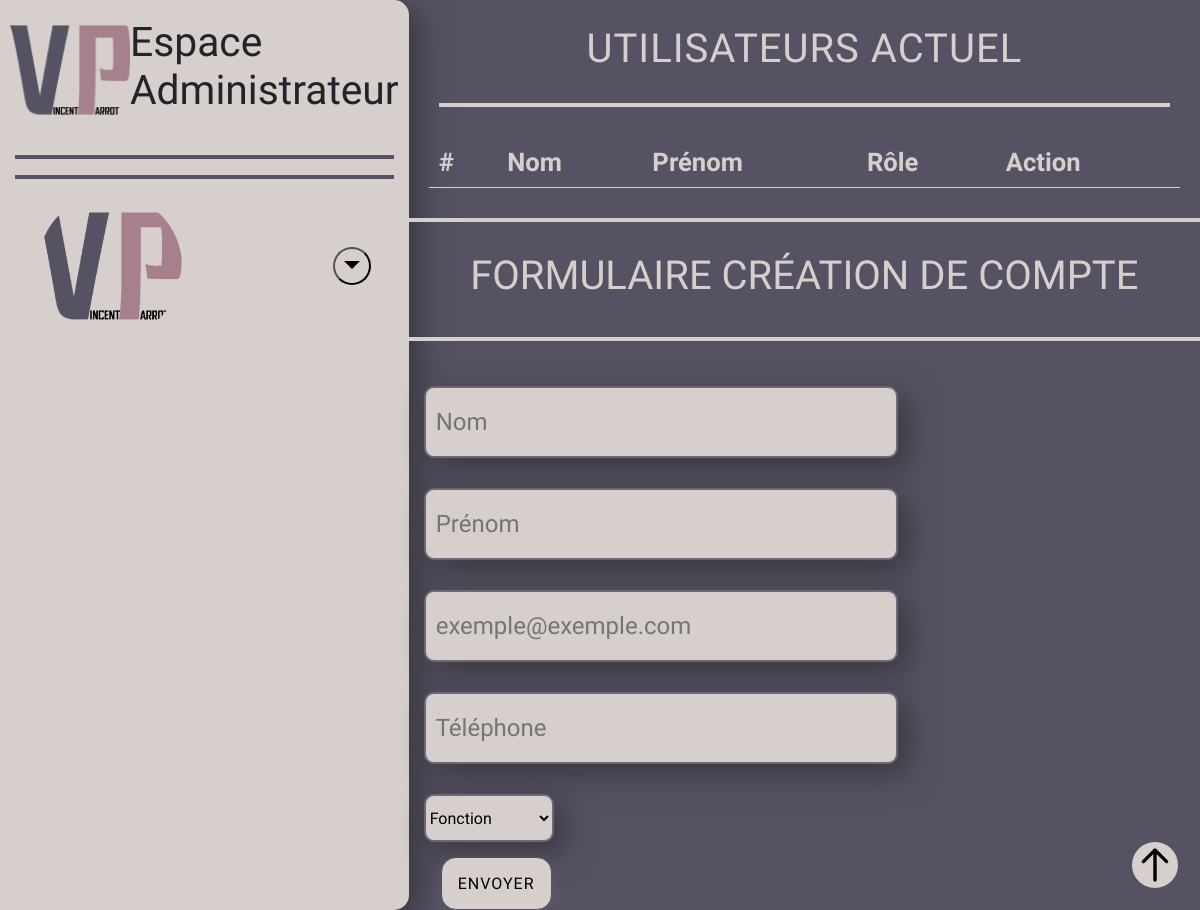
Page /admin/add-user.php on the earlier database version.
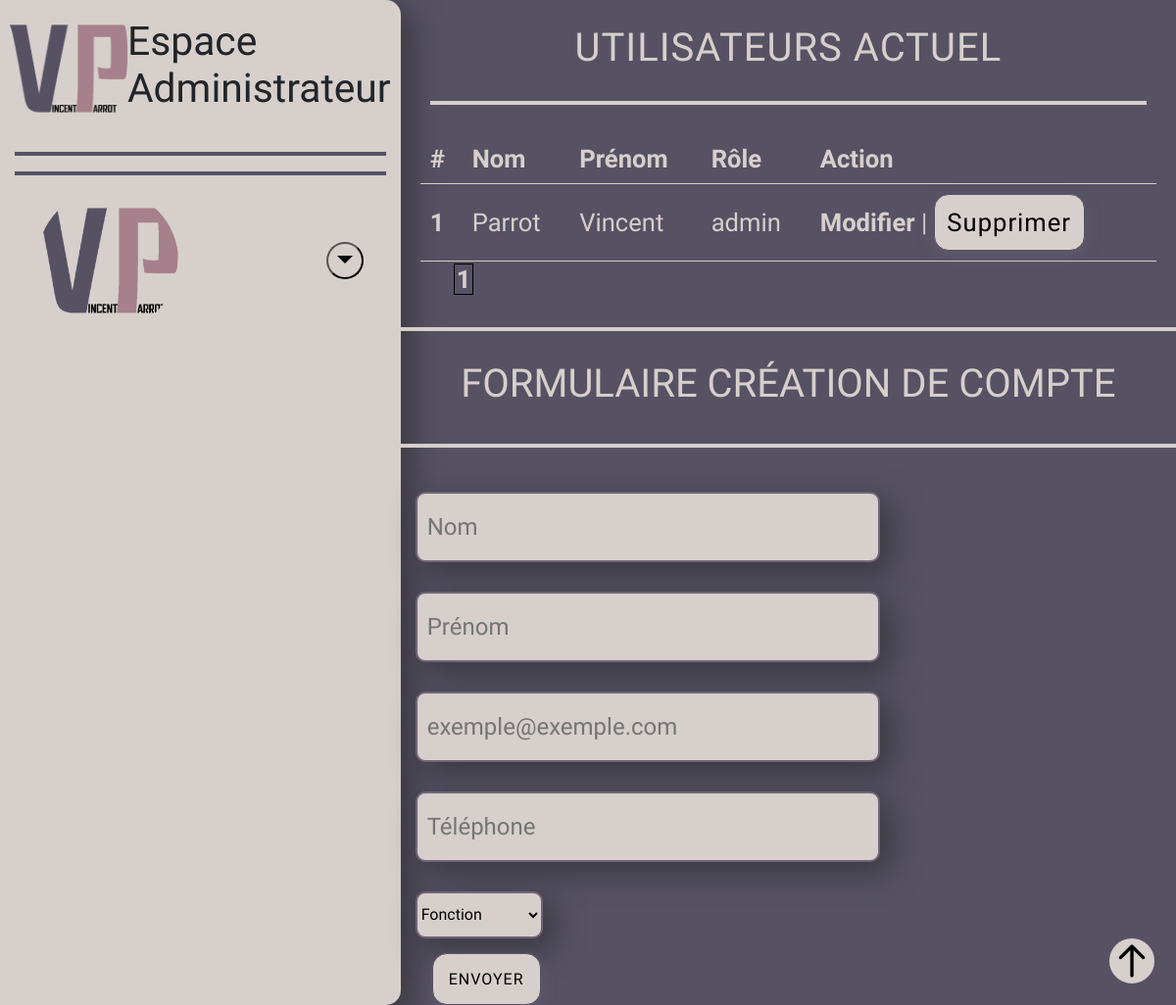
Same page on the later database version.
### tables this page shows
CREATE TABLE user (
    user_id INT AUTO_INCREMENT PRIMARY KEY,
    lastname VARCHAR(255) NOT NULL ,
    firstname VARCHAR(255) NOT NULL ,
    email VARCHAR(255) NOT NULL ,
    password VARCHAR(255) NOT NULL ,
    role VARCHAR(20) NOT NULL
);

### lib/user.php (called while the page is built, shortened)
<?php
function getUser(PDO $pdo, int $limit = null, int $page = null):array|bool
{
    $sql = "SELECT * FROM user";
    if($page){
        $sql .=" LIMIT :offset, :limit";
    }
    $query = $pdo->prepare($sql);
    if($limit){
        $query->bindValue(":limit", $limit, PDO::PARAM_INT);
    }
    if($page){
        $offset = ($page - 1) * $limit;
        $query->bindValue(":offset", $offset, PDO::PARAM_INT);
    }
    $query->execute();
    $users = $query->fetchAll(PDO::FETCH_ASSOC);
    return $users;
}
function getTotalPageUser(PDO $pdo):int
{
    $sql = "SELECT COUNT(*) FROM user";
    $query = $pdo->prepare($sql);
    $query->execute();
    $nbPageUser = $query->fetchAll(PDO::FETCH_ASSOC);
    return $nbPageUser["0"]["COUNT(*)"];
}

### admin/add-user.php (the view, shortened to what this page needs)
<?php
require_once ("../lib/pdo.php");
require_once ("../lib/user.php");
require_once ('template-admin/header-admin.php');
if (isset($_GET["page"])) {
    $page = (int)$_GET["page"];
}else {
    $page = 1;
}
$users = getUser($pdo, _ADMIN_CAR_PER_PAGE_, $page);
$totalUsers = getTotalPageUser($pdo);
$totalPageUsers = ceil($totalUsers / _ADMIN_CAR_PER_PAGE_);
?>
<section class="flux">
    <h2 class="title-h2">Utilisateurs actuel</h2>
    <div class="line-style"></div>
    <div class="section-admin__crud__description">
        <table class="table-style">
            <thead>
                <tr>
                    <th scope="col">#</th>
                    <th scope="col">Nom</th>
                    <th scope="col">Prénom</th>
                    <th scope="col">Rôle</th>
                    <th scope="col">Action</th>
                </tr>
            </thead>
            <tbody>
                <?php foreach ($users as $key => $user) {?>
                    <tr>
                        <th scope="row"><?= htmlentities($user["user_id"]) ?></th>
                        <td><?= htmlentities($user["lastname"]) ?></td>
                        <td><?= htmlentities($user["firstname"]) ?></td>
                        <td><?= htmlentities($user["role"]) ?></td>
                        <td><a href="modification-user.php?id=<?= $user["user_id"] ?>">Modifier</a> |
                        <button data-bs-toggle="modal" data-bs-target="#exampleModal<?= $user["user_id"] ?>" class="custom-button-admin">Supprimer</button>
                        </td>
                    </tr>
                <?php }  ?>
            </tbody>
        </table>
        <?php if ($totalPageUsers) {?>
            <nav>
                <ul class="navigation-page">
                    <?php for ($i = 1; $i <= $totalPageUsers; $i++) { ?>
                        <li class="navigation-page__item <?php if ($i === $page) echo "active-page" ?>"><a class="page-link" href="?page=<?= $i; ?>"><?= $i; ?></a></li>
                    <?php }  ?>
                </ul>
            </nav>
            <?php }?>
    </div>
    <div class="line-style flux"></div>
	<form method="POST">
		<fieldset class="form-style">
			<legend class="form-legend">Formulaire création de compte</legend>
            <div class="line-style flux"></div>
			<label for="lastname"><input type="text" id="lastname" placeholder="Nom" required class="form-input" name="lastname"></label>
			<label for="firstname"><input type="text" id="firstname" placeholder="Prénom" required class="form-input" name="firstname"></label>
			<label for="email"><input type="email" id="email" placeholder="exemple@exemple.com" class="form-input" name="email" required></label>
			<label for="password"><input type="password" id="password" placeholder="Téléphone" class="form-input" name="password" required></label>
            <label for="role" id="role" class="form-select__add-user__label">
            <select id="role" class="form-select__add-user" name="role" require>
                <option value="0" selected>Fonction</option>
            </select>
            </label>
			<div class="form-button">
				<input type="submit" name="add-user" value="Envoyer" class="custom-button">
			</div>
		</fieldset>
	</form>
</section>
<?php require_once ("../admin/template-admin/footer-admin.php") ?>

### admin/template-admin/header-admin.php (shortened to what this page needs)
<!DOCTYPE html>
<html lang="fr-FR">
<head>
    <link href="https://cdn.jsdelivr.net/npm/bootstrap@5.3.0/dist/css/bootstrap.min.css" rel="stylesheet">
    <link rel="stylesheet" href="../css/reset.css">
    <link rel="stylesheet" href="../css/admin.css">
    <link rel="stylesheet" href="../css/lib/nav.css">
    <link rel="stylesheet" href="../css/lib/button.css">
    <link rel="stylesheet" href="../css/lib/modal.css">
    <link href="https://unpkg.com/aos@2.3.1/dist/aos.css" rel="stylesheet">
</head>
    <body>
        <div class="button-up"><img src="../assets/arrowup.png" alt="flèche haut"></div>
        <section class="section-admin">
            <aside class="section-admin__nav">
                <div class="section-admin__nav__header">
                    <img src="../assets/logo_VP.png" alt="Logo garage" class="witdh-logo">
                    <p>Espace Administrateur</p>
                </div>
                <div class="line-inside-div-style"></div>
                <div class="line-inside-div-style"></div>
                <div class="section-admin__footer">
                    <img src="../assets/logo_VP.png" alt="#" class="witdh-logo">
                    <div class="">
                        <button type="button" class="dropdown-toggle dropdown-toggle-split button-group-admin" data-bs-toggle="dropdown">
                        </button>
                    </div>
                </div>
            </aside>

### admin/template-admin/footer-admin.php (shortened to what this page needs)
        </section>
    </body>
</html>

### css/admin.css (style rules this page uses)
.form-select__add-user { font-family: var(--font-paragraphe); background-color: var(--timberwolf); border: 2px solid var(--border-color); box-shadow: var(--shadow-box); border-radius: 10px; height: 3em; }
.form-select__add-user__label { margin: var(--margin); }
.witdh-logo { width: 5em; }
.section-admin { height: 100vh; display: grid; grid-template-columns: 2fr; }
.section-admin__nav { background-color: var(--timberwolf); border-radius: 0 0 15px 15px; box-shadow: var(--shadow-box); }
.section-admin__nav__header { display: flex; flex-direction: row; align-items: end; justify-content: space-between; padding: var(--padding); color: var(--davys-grayr); font-family: var(--font-paragraphe); font-size: 1.5em; }
.section-admin__footer { display: flex; align-items: center; justify-content: space-around; font-family: var(--font-paragraphe); font-size: 1.5em; }
.section-admin__footer img { border-radius: 50%; }
.button-group-admin { border-radius: 50%; background-color: var(--timberwolf); }
.section-admin__crud__description { color: var(--timberwolf); font-family: var(--font-paragraphe); font-size: 1.1em ; margin: 20px; }
.section-admin__crud__description a { font-weight: bold; }
.navigation-page { display: flex; flex-direction: row; }
.navigation-page__item { background-color: var(--timberwolf); color: var(--davys-gray); margin: 2.5px; width: 20px; text-align: center; border: 1px solid black; }
.active-page { color: var(--timberwolf); background-color: var(--davys-gray); }

### css/style.css (style rules this page uses)
:root { --davys-gray: #565264; --timberwolf: #D6CFCB; --border-color: #706677; --hoover-color: #A6808C; --shadow-box:10px 10px 30px 2px #3b3a41; --shadow-box-smooth: rgba(112, 102, 119, 0.35) 0px 5px 15px; --font-paragraphe: 'Marvel', sans-serif; --font-titles: 'Fira Sans Extra Condensed', sans-serif; --border: 15px; --margin: 15px; --padding: 10px; }
.line-style { border: 2px solid var(--timberwolf); margin: 30px; }
.line-inside-div-style { border: 2px solid var(--davys-gray); margin: var(--margin); }
.title-h2 { font-family: var(--font-titles); font-size: 1.8em; text-transform: uppercase; margin: 25px; text-align: center; color: var(--timberwolf); letter-spacing: 1px; }
.table-style { width: 100%; }
.table-style th, td { border-bottom: 1px solid var(--timberwolf); padding: var(--padding); }
body { background: var(--davys-gray); }
.form-legend { font-family: var(--font-titles); font-size: 1.8em; text-transform: uppercase; color: var(--timberwolf); text-align: center; }
.form-style { display: grid; grid-template-columns: 1fr; }
.form-input { font-family: var(--font-paragraphe); background-color: var(--timberwolf); border: 2px solid var(--border-color); box-shadow: var(--shadow-box); border-radius: 10px; margin: var(--margin); height: 3em; width: 90%; font-size: 1.5em; }
.form-button { margin-left: 2em; }
@media screen and (min-width: 720px) { .title-h2 { font-size: 2.5em; } }
@media screen and (min-width: 720px) { .form-legend { font-size: 2.5em; } }
@media screen and (min-width: 720px) { .form-input { width: 80%; } }
@media screen and (min-width: 720px) { .section-admin__nav__header p { font-size: 1.7em; } }
@media screen and (min-width: 720px) { .section-admin__footer { font-size: 1.7em; } }
@media screen and (min-width: 720px) { .section-admin__crud__description { font-size: 1.4em; } }
@media screen and (min-width: 1200px) { .flux { width: 100%; max-width: 1200px; margin-left: auto; margin-right: auto; } }
@media screen and (min-width: 1200px) { .form-input { width: 60%; } }
@media screen and (min-width: 1200px) { .section-admin { grid-template-columns: 1fr 2fr; } }
@media screen and (min-width: 1200px) { .section-admin__footer { font-size: 1.8em; } }
@media screen and (min-width: 1200px) { .section-admin__nav { border-radius: 0 15px 15px 0; } }
@media screen and (min-width: 1200px) { .section-admin__crud__description { font-size: 1.6em; } }

Differences in the rows shown:
added user: user_id "1", lastname "Parrot", firstname "Vincent", role "admin"
Other differences:
new list line: "1"
